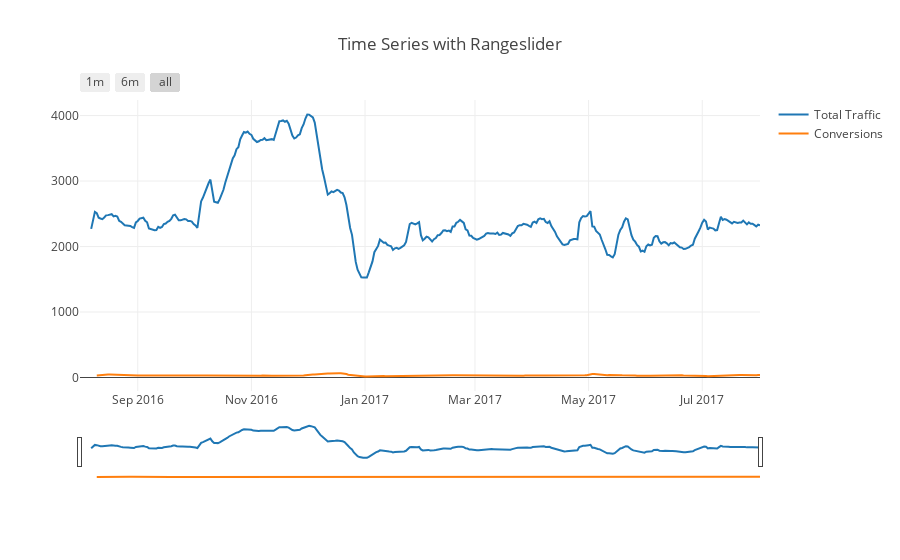

Here is the notebook cell this chart was saved with:
### Markdown cell above
## Total Traffic vs Conversions

### Code cell
layout = dict(
    title='Time Series with Rangeslider',
    xaxis=dict(
        rangeselector=dict(
            buttons=list([
                dict(count=1,
                     label='1m',
                     step='month',
                     stepmode='backward'),
                dict(count=6,
                     label='6m',
                     step='month',
                     stepmode='backward'),
                dict(step='all')
            ])
        ),
        rangeslider=dict(
            visible = True
        ),
        type='date'
    )
)

fig = dict(data=data, layout=layout)
plotly.offline.iplot(fig, filename = "Time Series with Rangeslider")

### Figure 1 — Plotly figure (JSON) as saved in the notebook; plotly's stock layout.template omitted (floating-point values rounded to 4 significant figures; data arrays with more than 128 entries replaced by an {"elided": "..."} marker saying what was removed)
{"data": [{"mode": "lines", "name": "Total Traffic", "type": "scatter", "uid": "b6212676-d8cd-11e8-8cba-a45e60cb1c79", "x": {"elided": "366 str values"}, "y": {"elided": "366 float values"}}, {"mode": "lines", "name": "Conversions", "type": "scatter", "uid": "b6212842-d8cd-11e8-b10c-a45e60cb1c79", "x": {"elided": "366 str values"}, "y": {"elided": "366 float values"}}], "layout": {"title": "Time Series with Rangeslider", "xaxis": {"rangeselector": {"buttons": [{"count": 1, "label": "1m", "step": "month", "stepmode": "backward"}, {"count": 6, "label": "6m", "step": "month", "stepmode": "backward"}, {"step": "all"}]}, "rangeslider": {"visible": true}, "type": "date"}}}
